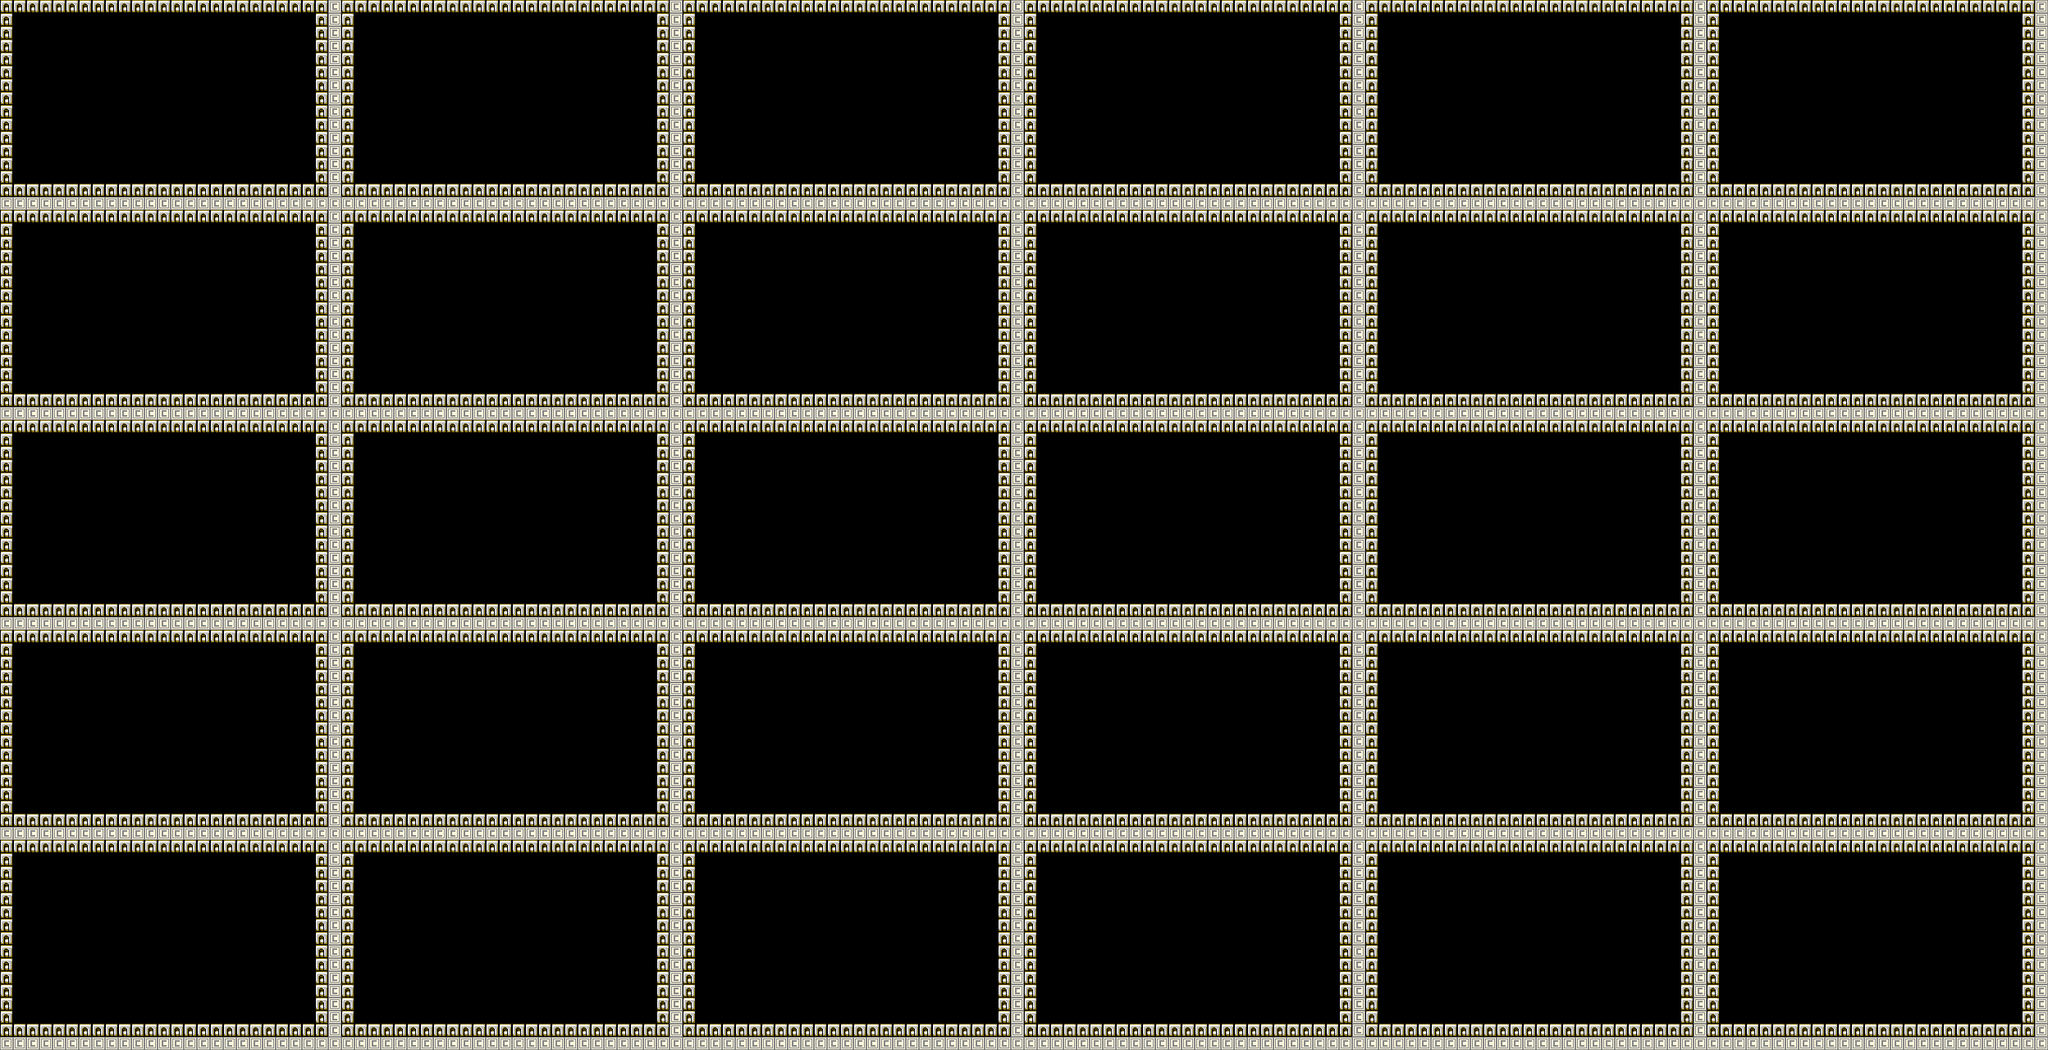

Below is a game level as drawn by its tile map, then a one-line description and the .tmx that defines it (tile-layer data replaced by summaries):
An orthogonal 156x80 tile map with 16x16 px tiles, 1 tile layer (Kachelebene 1).

<map version="1.0" orientation="orthogonal" renderorder="right-down" width="156" height="80" tilewidth="16" tileheight="16">
 <tileset firstgid="1" source="tiles.tsx" />
 <layer name="Kachelebene 1" width="156" height="80">
  <data>[12480 cells, 3510 non-empty, 2 distinct tile ids]</data>
 </layer>
</map>
